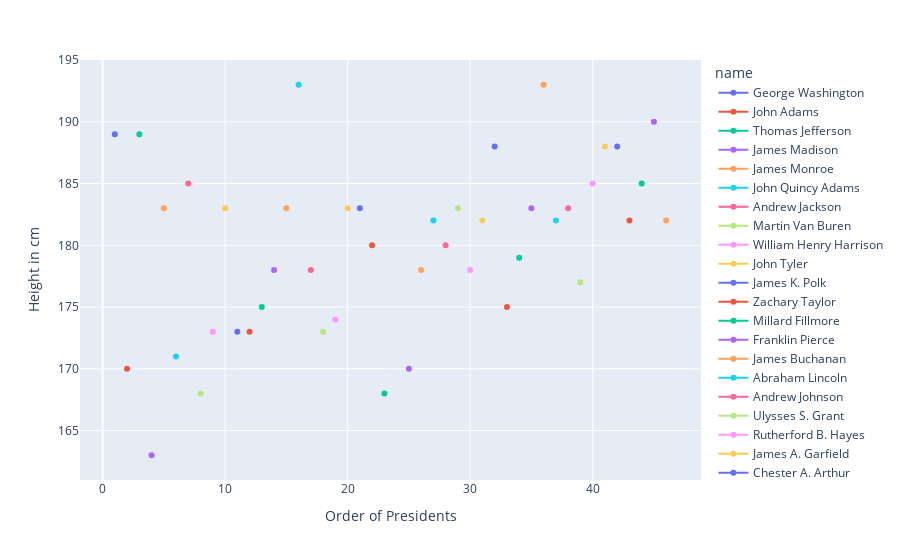

Here is the notebook cell this chart was saved with:
### Markdown cell above
### Line Graph

### Code cell
fig = px.line(newData, x='order', y='height', color='name', markers=True)
fig.layout.yaxis.title.text="Height in cm"
fig.layout.xaxis.title.text="Order of Presidents"
fig.show()

### Figure 1 — Plotly figure (JSON) as saved in the notebook; plotly's stock layout.template omitted (floating-point values rounded to 4 significant figures)
{"data": [{"hovertemplate": "name=George Washington<br>order=%{x}<br>height=%{y}<extra></extra>", "legendgroup": "George Washington", "line": {"color": "#636efa", "dash": "solid"}, "marker": {"symbol": "circle"}, "mode": "lines+markers", "name": "George Washington", "orientation": "v", "showlegend": true, "type": "scatter", "x": [1], "xaxis": "x", "y": [189], "yaxis": "y"}, {"hovertemplate": "name=John Adams<br>order=%{x}<br>height=%{y}<extra></extra>", "legendgroup": "John Adams", "line": {"color": "#EF553B", "dash": "solid"}, "marker": {"symbol": "circle"}, "mode": "lines+markers", "name": "John Adams", "orientation": "v", "showlegend": true, "type": "scatter", "x": [2], "xaxis": "x", "y": [170], "yaxis": "y"}, {"hovertemplate": "name=Thomas Jefferson<br>order=%{x}<br>height=%{y}<extra></extra>", "legendgroup": "Thomas Jefferson", "line": {"color": "#00cc96", "dash": "solid"}, "marker": {"symbol": "circle"}, "mode": "lines+markers", "name": "Thomas Jefferson", "orientation": "v", "showlegend": true, "type": "scatter", "x": [3], "xaxis": "x", "y": [189], "yaxis": "y"}, {"hovertemplate": "name=James Madison<br>order=%{x}<br>height=%{y}<extra></extra>", "legendgroup": "James Madison", "line": {"color": "#ab63fa", "dash": "solid"}, "marker": {"symbol": "circle"}, "mode": "lines+markers", "name": "James Madison", "orientation": "v", "showlegend": true, "type": "scatter", "x": [4], "xaxis": "x", "y": [163], "yaxis": "y"}, {"hovertemplate": "name=James Monroe<br>order=%{x}<br>height=%{y}<extra></extra>", "legendgroup": "James Monroe", "line": {"color": "#FFA15A", "dash": "solid"}, "marker": {"symbol": "circle"}, "mode": "lines+markers", "name": "James Monroe", "orientation": "v", "showlegend": true, "type": "scatter", "x": [5], "xaxis": "x", "y": [183], "yaxis": "y"}, {"hovertemplate": "name=John Quincy Adams<br>order=%{x}<br>height=%{y}<extra></extra>", "legendgroup": "John Quincy Adams", "line": {"color": "#19d3f3", "dash": "solid"}, "marker": {"symbol": "circle"}, "mode": "lines+markers", "name": "John Quincy Adams", "orientation": "v", "showlegend": true, "type": "scatter", "x": [6], "xaxis": "x", "y": [171], "yaxis": "y"}, {"hovertemplate": "name=Andrew Jackson<br>order=%{x}<br>height=%{y}<extra></extra>", "legendgroup": "Andrew Jackson", "line": {"color": "#FF6692", "dash": "solid"}, "marker": {"symbol": "circle"}, "mode": "lines+markers", "name": "Andrew Jackson", "orientation": "v", "showlegend": true, "type": "scatter", "x": [7], "xaxis": "x", "y": [185], "yaxis": "y"}, {"hovertemplate": "name=Martin Van Buren<br>order=%{x}<br>height=%{y}<extra></extra>", "legendgroup": "Martin Van Buren", "line": {"color": "#B6E880", "dash": "solid"}, "marker": {"symbol": "circle"}, "mode": "lines+markers", "name": "Martin Van Buren", "orientation": "v", "showlegend": true, "type": "scatter", "x": [8], "xaxis": "x", "y": [168], "yaxis": "y"}, {"hovertemplate": "name=William Henry Harrison<br>order=%{x}<br>height=%{y}<extra></extra>", "legendgroup": "William Henry Harrison", "line": {"color": "#FF97FF", "dash": "solid"}, "marker": {"symbol": "circle"}, "mode": "lines+markers", "name": "William Henry Harrison", "orientation": "v", "showlegend": true, "type": "scatter", "x": [9], "xaxis": "x", "y": [173], "yaxis": "y"}, {"hovertemplate": "name=John Tyler<br>order=%{x}<br>height=%{y}<extra></extra>", "legendgroup": "John Tyler", "line": {"color": "#FECB52", "dash": "solid"}, "marker": {"symbol": "circle"}, "mode": "lines+markers", "name": "John Tyler", "orientation": "v", "showlegend": true, "type": "scatter", "x": [10], "xaxis": "x", "y": [183], "yaxis": "y"}, {"hovertemplate": "name=James K. Polk<br>order=%{x}<br>height=%{y}<extra></extra>", "legendgroup": "James K. Polk", "line": {"color": "#636efa", "dash": "solid"}, "marker": {"symbol": "circle"}, "mode": "lines+markers", "name": "James K. Polk", "orientation": "v", "showlegend": true, "type": "scatter", "x": [11], "xaxis": "x", "y": [173], "yaxis": "y"}, {"hovertemplate": "name=Zachary Taylor<br>order=%{x}<br>height=%{y}<extra></extra>", "legendgroup": "Zachary Taylor", "line": {"color": "#EF553B", "dash": "solid"}, "marker": {"symbol": "circle"}, "mode": "lines+markers", "name": "Zachary Taylor", "orientation": "v", "showlegend": true, "type": "scatter", "x": [12], "xaxis": "x", "y": [173], "yaxis": "y"}, {"hovertemplate": "name=Millard Fillmore<br>order=%{x}<br>height=%{y}<extra></extra>", "legendgroup": "Millard Fillmore", "line": {"color": "#00cc96", "dash": "solid"}, "marker": {"symbol": "circle"}, "mode": "lines+markers", "name": "Millard Fillmore", "orientation": "v", "showlegend": true, "type": "scatter", "x": [13], "xaxis": "x", "y": [175], "yaxis": "y"}, {"hovertemplate": "name=Franklin Pierce<br>order=%{x}<br>height=%{y}<extra></extra>", "legendgroup": "Franklin Pierce", "line": {"color": "#ab63fa", "dash": "solid"}, "marker": {"symbol": "circle"}, "mode": "lines+markers", "name": "Franklin Pierce", "orientation": "v", "showlegend": true, "type": "scatter", "x": [14], "xaxis": "x", "y": [178], "yaxis": "y"}, {"hovertemplate": "name=James Buchanan<br>order=%{x}<br>height=%{y}<extra></extra>", "legendgroup": "James Buchanan", "line": {"color": "#FFA15A", "dash": "solid"}, "marker": {"symbol": "circle"}, "mode": "lines+markers", "name": "James Buchanan", "orientation": "v", "showlegend": true, "type": "scatter", "x": [15], "xaxis": "x", "y": [183], "yaxis": "y"}, {"hovertemplate": "name=Abraham Lincoln<br>order=%{x}<br>height=%{y}<extra></extra>", "legendgroup": "Abraham Lincoln", "line": {"color": "#19d3f3", "dash": "solid"}, "marker": {"symbol": "circle"}, "mode": "lines+markers", "name": "Abraham Lincoln", "orientation": "v", "showlegend": true, "type": "scatter", "x": [16], "xaxis": "x", "y": [193], "yaxis": "y"}, {"hovertemplate": "name=Andrew Johnson<br>order=%{x}<br>height=%{y}<extra></extra>", "legendgroup": "Andrew Johnson", "line": {"color": "#FF6692", "dash": "solid"}, "marker": {"symbol": "circle"}, "mode": "lines+markers", "name": "Andrew Johnson", "orientation": "v", "showlegend": true, "type": "scatter", "x": [17], "xaxis": "x", "y": [178], "yaxis": "y"}, {"hovertemplate": "name=Ulysses S. Grant<br>order=%{x}<br>height=%{y}<extra></extra>", "legendgroup": "Ulysses S. Grant", "line": {"color": "#B6E880", "dash": "solid"}, "marker": {"symbol": "circle"}, "mode": "lines+markers", "name": "Ulysses S. Grant", "orientation": "v", "showlegend": true, "type": "scatter", "x": [18], "xaxis": "x", "y": [173], "yaxis": "y"}, {"hovertemplate": "name=Rutherford B. Hayes<br>order=%{x}<br>height=%{y}<extra></extra>", "legendgroup": "Rutherford B. Hayes", "line": {"color": "#FF97FF", "dash": "solid"}, "marker": {"symbol": "circle"}, "mode": "lines+markers", "name": "Rutherford B. Hayes", "orientation": "v", "showlegend": true, "type": "scatter", "x": [19], "xaxis": "x", "y": [174], "yaxis": "y"}, {"hovertemplate": "name=James A. Garfield<br>order=%{x}<br>height=%{y}<extra></extra>", "legendgroup": "James A. Garfield", "line": {"color": "#FECB52", "dash": "solid"}, "marker": {"symbol": "circle"}, "mode": "lines+markers", "name": "James A. Garfield", "orientation": "v", "showlegend": true, "type": "scatter", "x": [20], "xaxis": "x", "y": [183], "yaxis": "y"}, {"hovertemplate": "name=Chester A. Arthur<br>order=%{x}<br>height=%{y}<extra></extra>", "legendgroup": "Chester A. Arthur", "line": {"color": "#636efa", "dash": "solid"}, "marker": {"symbol": "circle"}, "mode": "lines+markers", "name": "Chester A. Arthur", "orientation": "v", "showlegend": true, "type": "scatter", "x": [21], "xaxis": "x", "y": [183], "yaxis": "y"}, {"hovertemplate": "name=Grover Cleveland<br>order=%{x}<br>height=%{y}<extra></extra>", "legendgroup": "Grover Cleveland", "line": {"color": "#EF553B", "dash": "solid"}, "marker": {"symbol": "circle"}, "mode": "lines+markers", "name": "Grover Cleveland", "orientation": "v", "showlegend": true, "type": "scatter", "x": [22], "xaxis": "x", "y": [180], "yaxis": "y"}, {"hovertemplate": "name=Benjamin Harrison<br>order=%{x}<br>height=%{y}<extra></extra>", "legendgroup": "Benjamin Harrison", "line": {"color": "#00cc96", "dash": "solid"}, "marker": {"symbol": "circle"}, "mode": "lines+markers", "name": "Benjamin Harrison", "orientation": "v", "showlegend": true, "type": "scatter", "x": [23], "xaxis": "x", "y": [168], "yaxis": "y"}, {"hovertemplate": "name=William McKinley<br>order=%{x}<br>height=%{y}<extra></extra>", "legendgroup": "William McKinley", "line": {"color": "#ab63fa", "dash": "solid"}, "marker": {"symbol": "circle"}, "mode": "lines+markers", "name": "William McKinley", "orientation": "v", "showlegend": true, "type": "scatter", "x": [25], "xaxis": "x", "y": [170], "yaxis": "y"}, {"hovertemplate": "name=Theodore Roosevelt<br>order=%{x}<br>height=%{y}<extra></extra>", "legendgroup": "Theodore Roosevelt", "line": {"color": "#FFA15A", "dash": "solid"}, "marker": {"symbol": "circle"}, "mode": "lines+markers", "name": "Theodore Roosevelt", "orientation": "v", "showlegend": true, "type": "scatter", "x": [26], "xaxis": "x", "y": [178], "yaxis": "y"}, {"hovertemplate": "name=William Howard Taft<br>order=%{x}<br>height=%{y}<extra></extra>", "legendgroup": "William Howard Taft", "line": {"color": "#19d3f3", "dash": "solid"}, "marker": {"symbol": "circle"}, "mode": "lines+markers", "name": "William Howard Taft", "orientation": "v", "showlegend": true, "type": "scatter", "x": [27], "xaxis": "x", "y": [182], "yaxis": "y"}, {"hovertemplate": "name=Woodrow Wilson<br>order=%{x}<br>height=%{y}<extra></extra>", "legendgroup": "Woodrow Wilson", "line": {"color": "#FF6692", "dash": "solid"}, "marker": {"symbol": "circle"}, "mode": "lines+markers", "name": "Woodrow Wilson", "orientation": "v", "showlegend": true, "type": "scatter", "x": [28], "xaxis": "x", "y": [180], "yaxis": "y"}, {"hovertemplate": "name=Warren G. Harding<br>order=%{x}<br>height=%{y}<extra></extra>", "legendgroup": "Warren G. Harding", "line": {"color": "#B6E880", "dash": "solid"}, "marker": {"symbol": "circle"}, "mode": "lines+markers", "name": "Warren G. Harding", "orientation": "v", "showlegend": true, "type": "scatter", "x": [29], "xaxis": "x", "y": [183], "yaxis": "y"}, {"hovertemplate": "name=Calvin Coolidge<br>order=%{x}<br>height=%{y}<extra></extra>", "legendgroup": "Calvin Coolidge", "line": {"color": "#FF97FF", "dash": "solid"}, "marker": {"symbol": "circle"}, "mode": "lines+markers", "name": "Calvin Coolidge", "orientation": "v", "showlegend": true, "type": "scatter", "x": [30], "xaxis": "x", "y": [178], "yaxis": "y"}, {"hovertemplate": "name=Herbert Hoover<br>order=%{x}<br>height=%{y}<extra></extra>", "legendgroup": "Herbert Hoover", "line": {"color": "#FECB52", "dash": "solid"}, "marker": {"symbol": "circle"}, "mode": "lines+markers", "name": "Herbert Hoover", "orientation": "v", "showlegend": true, "type": "scatter", "x": [31], "xaxis": "x", "y": [182], "yaxis": "y"}, {"hovertemplate": "name=Franklin D. Roosevelt<br>order=%{x}<br>height=%{y}<extra></extra>", "legendgroup": "Franklin D. Roosevelt", "line": {"color": "#636efa", "dash": "solid"}, "marker": {"symbol": "circle"}, "mode": "lines+markers", "name": "Franklin D. Roosevelt", "orientation": "v", "showlegend": true, "type": "scatter", "x": [32], "xaxis": "x", "y": [188], "yaxis": "y"}, {"hovertemplate": "name=Harry S. Truman<br>order=%{x}<br>height=%{y}<extra></extra>", "legendgroup": "Harry S. Truman", "line": {"color": "#EF553B", "dash": "solid"}, "marker": {"symbol": "circle"}, "mode": "lines+markers", "name": "Harry S. Truman", "orientation": "v", "showlegend": true, "type": "scatter", "x": [33], "xaxis": "x", "y": [175], "yaxis": "y"}, {"hovertemplate": "name=Dwight D. Eisenhower<br>order=%{x}<br>height=%{y}<extra></extra>", "legendgroup": "Dwight D. Eisenhower", "line": {"color": "#00cc96", "dash": "solid"}, "marker": {"symbol": "circle"}, "mode": "lines+markers", "name": "Dwight D. Eisenhower", "orientation": "v", "showlegend": true, "type": "scatter", "x": [34], "xaxis": "x", "y": [179], "yaxis": "y"}, {"hovertemplate": "name=John F. Kennedy<br>order=%{x}<br>height=%{y}<extra></extra>", "legendgroup": "John F. Kennedy", "line": {"color": "#ab63fa", "dash": "solid"}, "marker": {"symbol": "circle"}, "mode": "lines+markers", "name": "John F. Kennedy", "orientation": "v", "showlegend": true, "type": "scatter", "x": [35], "xaxis": "x", "y": [183], "yaxis": "y"}, {"hovertemplate": "name=Lyndon B. Johnson<br>order=%{x}<br>height=%{y}<extra></extra>", "legendgroup": "Lyndon B. Johnson", "line": {"color": "#FFA15A", "dash": "solid"}, "marker": {"symbol": "circle"}, "mode": "lines+markers", "name": "Lyndon B. Johnson", "orientation": "v", "showlegend": true, "type": "scatter", "x": [36], "xaxis": "x", "y": [193], "yaxis": "y"}, {"hovertemplate": "name=Richard Nixon<br>order=%{x}<br>height=%{y}<extra></extra>", "legendgroup": "Richard Nixon", "line": {"color": "#19d3f3", "dash": "solid"}, "marker": {"symbol": "circle"}, "mode": "lines+markers", "name": "Richard Nixon", "orientation": "v", "showlegend": true, "type": "scatter", "x": [37], "xaxis": "x", "y": [182], "yaxis": "y"}, {"hovertemplate": "name=Gerald Ford<br>order=%{x}<br>height=%{y}<extra></extra>", "legendgroup": "Gerald Ford", "line": {"color": "#FF6692", "dash": "solid"}, "marker": {"symbol": "circle"}, "mode": "lines+markers", "name": "Gerald Ford", "orientation": "v", "showlegend": true, "type": "scatter", "x": [38], "xaxis": "x", "y": [183], "yaxis": "y"}, {"hovertemplate": "name=Jimmy Carter<br>order=%{x}<br>height=%{y}<extra></extra>", "legendgroup": "Jimmy Carter", "line": {"color": "#B6E880", "dash": "solid"}, "marker": {"symbol": "circle"}, "mode": "lines+markers", "name": "Jimmy Carter", "orientation": "v", "showlegend": true, "type": "scatter", "x": [39], "xaxis": "x", "y": [177], "yaxis": "y"}, {"hovertemplate": "name=Ronald Reagan<br>order=%{x}<br>height=%{y}<extra></extra>", "legendgroup": "Ronald Reagan", "line": {"color": "#FF97FF", "dash": "solid"}, "marker": {"symbol": "circle"}, "mode": "lines+markers", "name": "Ronald Reagan", "orientation": "v", "showlegend": true, "type": "scatter", "x": [40], "xaxis": "x", "y": [185], "yaxis": "y"}, {"hovertemplate": "name=George H. W. Bush<br>order=%{x}<br>height=%{y}<extra></extra>", "legendgroup": "George H. W. Bush", "line": {"color": "#FECB52", "dash": "solid"}, "marker": {"symbol": "circle"}, "mode": "lines+markers", "name": "George H. W. Bush", "orientation": "v", "showlegend": true, "type": "scatter", "x": [41], "xaxis": "x", "y": [188], "yaxis": "y"}, {"hovertemplate": "name=Bill Clinton<br>order=%{x}<br>height=%{y}<extra></extra>", "legendgroup": "Bill Clinton", "line": {"color": "#636efa", "dash": "solid"}, "marker": {"symbol": "circle"}, "mode": "lines+markers", "name": "Bill Clinton", "orientation": "v", "showlegend": true, "type": "scatter", "x": [42], "xaxis": "x", "y": [188], "yaxis": "y"}, {"hovertemplate": "name=George W. Bush<br>order=%{x}<br>height=%{y}<extra></extra>", "legendgroup": "George W. Bush", "line": {"color": "#EF553B", "dash": "solid"}, "marker": {"symbol": "circle"}, "mode": "lines+markers", "name": "George W. Bush", "orientation": "v", "showlegend": true, "type": "scatter", "x": [43], "xaxis": "x", "y": [182], "yaxis": "y"}, {"hovertemplate": "name=Barack Obama<br>order=%{x}<br>height=%{y}<extra></extra>", "legendgroup": "Barack Obama", "line": {"color": "#00cc96", "dash": "solid"}, "marker": {"symbol": "circle"}, "mode": "lines+markers", "name": "Barack Obama", "orientation": "v", "showlegend": true, "type": "scatter", "x": [44], "xaxis": "x", "y": [185], "yaxis": "y"}, {"hovertemplate": "name=Donald Trump<br>order=%{x}<br>height=%{y}<extra></extra>", "legendgroup": "Donald Trump", "line": {"color": "#ab63fa", "dash": "solid"}, "marker": {"symbol": "circle"}, "mode": "lines+markers", "name": "Donald Trump", "orientation": "v", "showlegend": true, "type": "scatter", "x": [45], "xaxis": "x", "y": [190], "yaxis": "y"}, {"hovertemplate": "name=Joseph Biden<br>order=%{x}<br>height=%{y}<extra></extra>", "legendgroup": "Joseph Biden", "line": {"color": "#FFA15A", "dash": "solid"}, "marker": {"symbol": "circle"}, "mode": "lines+markers", "name": "Joseph Biden", "orientation": "v", "showlegend": true, "type": "scatter", "x": [46], "xaxis": "x", "y": [182], "yaxis": "y"}], "layout": {"legend": {"title": {"text": "name"}, "tracegroupgap": 0}, "margin": {"t": 60}, "xaxis": {"anchor": "y", "domain": [0, 1], "title": {"text": "Order of Presidents"}}, "yaxis": {"anchor": "x", "domain": [0, 1], "title": {"text": "Height in cm"}}}}
